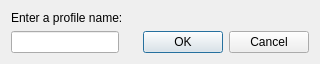
<?xml version="1.0" encoding="UTF-8"?>
<ui version="4.0">
 <class>Dialog</class>
 <widget class="QDialog" name="Dialog">
  <property name="geometry">
   <rect>
    <x>0</x>
    <y>0</y>
    <width>320</width>
    <height>60</height>
   </rect>
  </property>
  <property name="windowTitle">
   <string>Dialog</string>
  </property>
  <layout class="QFormLayout" name="formLayout">
   <item row="1" column="1">
    <widget class="QDialogButtonBox" name="buttonBox">
     <property name="orientation">
      <enum>Qt::Horizontal</enum>
     </property>
     <property name="standardButtons">
      <set>QDialogButtonBox::Cancel|QDialogButtonBox::Ok</set>
     </property>
    </widget>
   </item>
   <item row="1" column="0">
    <widget class="QLineEdit" name="proNameInput"/>
   </item>
   <item row="0" column="0">
    <widget class="QLabel" name="proNameLbl">
     <property name="text">
      <string>Enter a profile name:</string>
     </property>
    </widget>
   </item>
  </layout>
 </widget>
 <resources/>
 <connections>
  <connection>
   <sender>buttonBox</sender>
   <signal>accepted()</signal>
   <receiver>Dialog</receiver>
   <slot>accept()</slot>
   <hints>
    <hint type="sourcelabel">
     <x>248</x>
     <y>254</y>
    </hint>
    <hint type="destinationlabel">
     <x>157</x>
     <y>274</y>
    </hint>
   </hints>
  </connection>
  <connection>
   <sender>buttonBox</sender>
   <signal>rejected()</signal>
   <receiver>Dialog</receiver>
   <slot>reject()</slot>
   <hints>
    <hint type="sourcelabel">
     <x>316</x>
     <y>260</y>
    </hint>
    <hint type="destinationlabel">
     <x>286</x>
     <y>274</y>
    </hint>
   </hints>
  </connection>
 </connections>
</ui>
